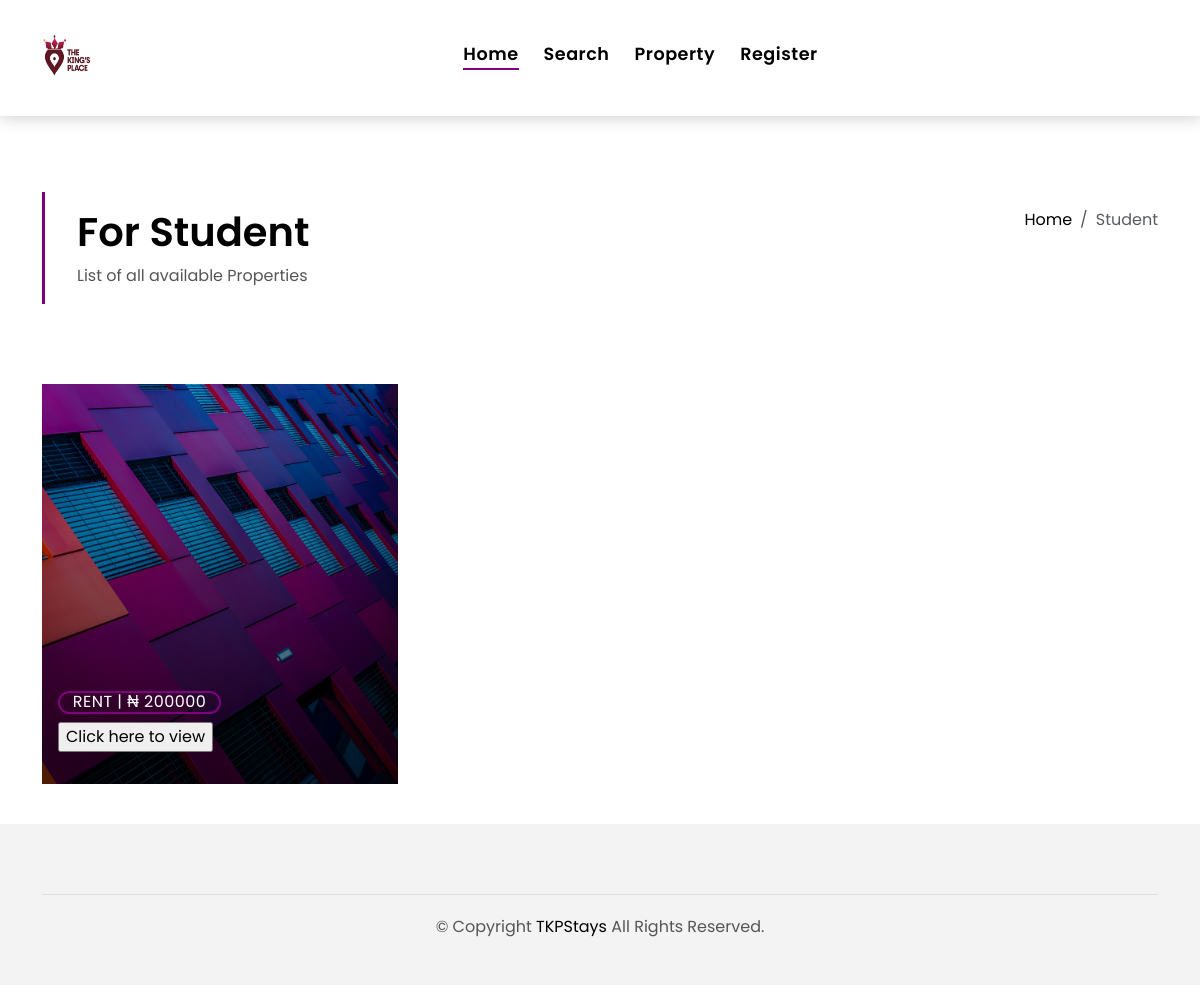
Page /customer_portal/student_section/ on the earlier database version.
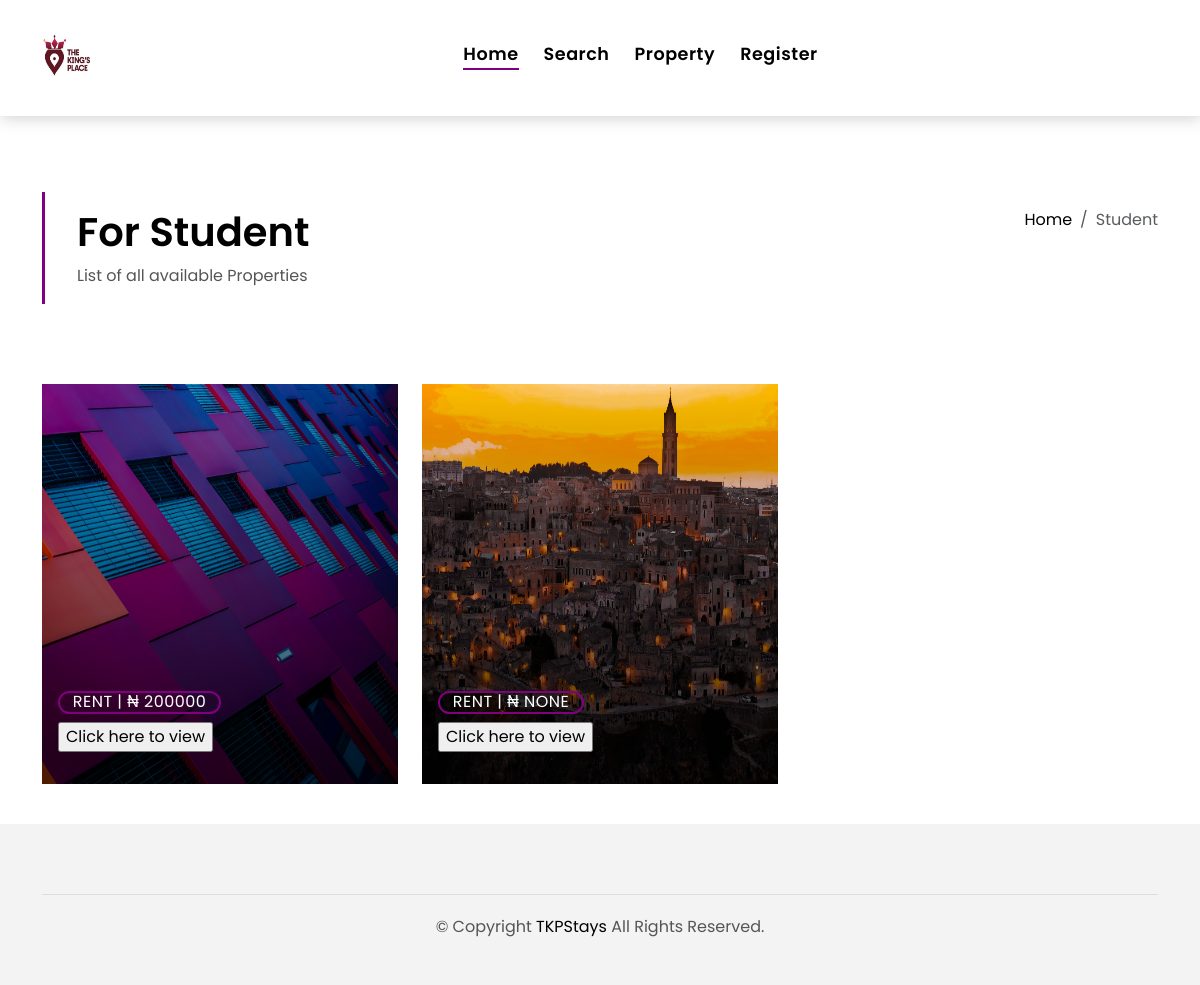
Same page on the later database version.
### house_portal/models.py (models this page shows, shortened)
class House(models.Model):
    name = models.CharField(max_length=50)
    area = models.ForeignKey(Area, on_delete=models.SET_NULL, null=True)
    mail = models.EmailField(default='', null=True, blank=True)
    phone = models.CharField(max_length=20, default="", null=True, blank=True)
    address = models.CharField(max_length=300, default="")
    bedrooms = models.PositiveIntegerField(null=True, blank=True)
    bathrooms = models.PositiveIntegerField(null=True, blank=True)
    price = models.IntegerField(null=True, blank=True)
    is_available = models.BooleanField(default=True)
    type = models.CharField(
        max_length=20,
        choices=TYPE_CHOICES,
        default='House'  # Changed the default to a valid choice
    )
    description = models.TextField(max_length=1000)  # Increased the max_length for more flexibility
    is_student_only = models.BooleanField(default=True)
    owner = models.ForeignKey(
        Owner,
        on_delete=models.CASCADE,
        null=True,
        related_name='owned_houses'
    )
    image = models.ImageField(upload_to='house_images/', default='', blank=True)

### customer_portal/views.py (the view)
# urls.py: path('student_section/', student_section, name='student_section'),  # Add this line
def student_section(request):
    student_houses = House.objects.filter(is_student_only=True)
    return render(request, 'customer/student_section.html', {'student_houses': student_houses})

### customer_portal/templates/customer/student_section.html (shortened to what this page needs)
{% extends 'customer/base1.html' %}
{% load static %}
{% block content %}
<main id="main">
    <section class="intro-single">
      <div class="container">
        <div class="row">
          <div class="col-md-12 col-lg-8">
            <div class="title-single-box">
              <h1 class="title-single">For Student</h1>
              <span class="color-text-a">List of all available Properties</span>
            </div>
          </div>
          <div class="col-md-12 col-lg-4">
            <nav aria-label="breadcrumb" class="breadcrumb-box d-flex justify-content-lg-end">
              <ol class="breadcrumb">
                <li class="breadcrumb-item">
                  <a href="#">Home</a>
                </li>
                <li class="breadcrumb-item active" aria-current="page">
                  Student
                </li>
              </ol>
            </nav>
          </div>
        </div>
      </div>
    </section>
    <section class="property-grid grid">
        <div class="container">
          <div class="row">
            <div class="col-sm-12">
            </div>
    {% if student_houses %}
    {% for house in student_houses %}
            <div class="col-md-4">
              <div class="card-box-a card-shadow">
                <div class="img-box-a">
                  <img src="{{ house.image.url }}" alt="" style="height: 400px;" class="img-a img-fluid">
                </div>
                <div class="card-overlay">
                  <div class="card-overlay-a-content">
                    <div class="card-header-a">
                      <h2 class="card-title-a">
                      </h2>
                    </div>
                    <div class="card-body-a">
                      <div class="price-box d-flex">
                        <span class="price-a">rent | ₦ {{house.price}}</span>
                      </div>
                      <form action="/customer_portal/rent/" method="post">
                        <input type="submit" value="Click here to view">
                      </form>
                    </div>
                  </div>
                </div>
              </div>
            </div>
            {% endfor %}
        </div>
      </section>
      {% else %}
      <p>No student houses available at the moment.</p>
  {% endif %}
    </main>
    {% endblock %}

### customer_portal/templates/customer/base1.html (shortened to what this page needs)
{% load static %}
<!DOCTYPE html>
<html lang="en">
<head>
  <link href="{% static 'assets/vendor/animate.css/animate.min.css' %}" rel="stylesheet">
  <link href="{% static 'assets/vendor/bootstrap/css/bootstrap.min.css' %}" rel="stylesheet">
  <link href="assets/vendor/bootstrap-icons/bootstrap-icons.css' %}" rel="stylesheet">
  <link href="{% static 'assets/vendor/swiper/swiper-bundle.min.css' %}" rel="stylesheet">
  <link href="{% static 'assets/css/style.css' %}" rel="stylesheet">
</head>
<body>
  <nav class="navbar navbar-default navbar-trans navbar-expand-lg fixed-top">
    <div class="container">
      <a class="navbar-brand" href="/">
      <img src="{% static 'assets/img/tkp.jpg' %}" alt="Logo" style="height: 50px; width: 50px; margin-right: 10px;">
      </a>
      <div class="navbar-collapse collapse justify-content-center" id="navbarDefault">
        <ul class="navbar-nav">
          {% if user.is_authenticated %}
          <li class="nav-item">
            <a class="nav-link active" href="/">Home</a>
          </li>
          <li class="nav-item">
            <a class="nav-link " href="/customer_portal/search/">Search</a>
          </li>
          <li class="nav-item">
            <a class="nav-link " href="/customer_portal/all/">Property</a>
          </li>
          {% comment %} <li class="nav-item">
            <a class="nav-link " href="blog-grid.html">Blog</a>
          </li>
          <li class="nav-item dropdown">
            <a class="nav-link dropdown-toggle" href="#" id="navbarDropdown" role="button" data-bs-toggle="dropdown" aria-haspopup="true" aria-expanded="false">Pages</a>
            <div class="dropdown-menu">
              <a class="dropdown-item " href="property-single.html">Property Single</a>
              <a class="dropdown-item " href="blog-single.html">Blog Single</a>
              <a class="dropdown-item " href="agents-grid.html">Agents Grid</a>
              <a class="dropdown-item " href="agent-single.html">Agent Single</a>
            </div>
          </li> {% endcomment %}
          {% comment %} <li class="nav-item">
            <a class="nav-link " href="/customer_portal/student_section/">Student</a>
          </li> {% endcomment %}
          {% else %}
          <li class="nav-item">
            <a class="nav-link active" href="/">Home</a>
          </li>
          <li class="nav-item">
            <a class="nav-link " href="/customer_portal/search/">Search</a>
          </li>
          <li class="nav-item">
            <a class="nav-link " href="/customer_portal/all/">Property</a>
          </li>
          <li class="nav-item">
            <a class="nav-link " href="/customer_portal/register/">Register</a>
          </li>
          {%endif%}
        </ul>
      </div>
    </div>
  </nav>
  {% block content %}
  {% endblock %}
  <footer>
    <div class="container">
      <div class="row">
        <div class="col-md-12">
          <div class="socials-a">
            <ul class="list-inline">
            </ul>
          </div>
          <div class="copyright-footer">
            <p class="copyright color-text-a">
              &copy; Copyright
              <span class="color-a">TKPStays</span> All Rights Reserved.
            </p>
          </div>
        </div>
      </div>
    </div>
  </footer>
</body>
</html>

Differences in the rows shown:
added House: image (picture), price "NONE"
